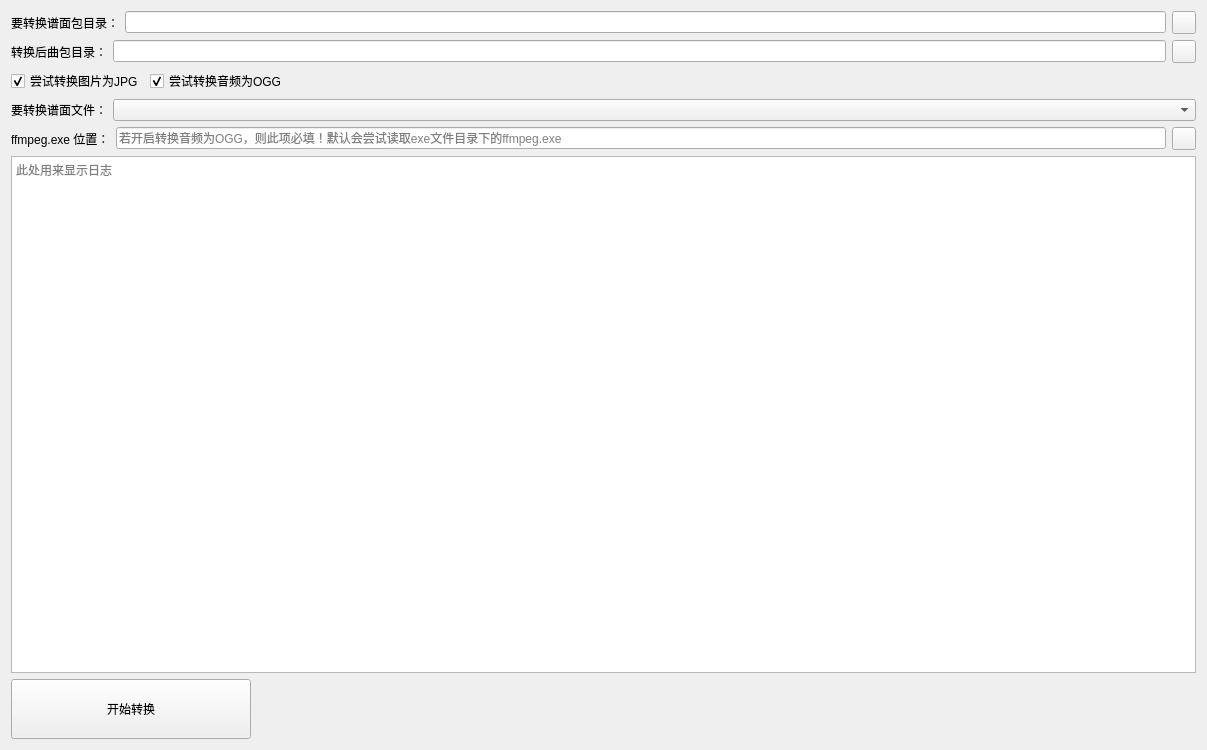
<?xml version="1.0" encoding="UTF-8"?>
<ui version="4.0">
 <class>Form</class>
 <widget class="QWidget" name="Form">
  <property name="geometry">
   <rect>
    <x>0</x>
    <y>0</y>
    <width>1207</width>
    <height>750</height>
   </rect>
  </property>
  <property name="windowTitle">
   <string>Form</string>
  </property>
  <layout class="QVBoxLayout" name="verticalLayout">
   <item>
    <layout class="QHBoxLayout" name="horizontalLayout">
     <property name="sizeConstraint">
      <enum>QLayout::SizeConstraint::SetMaximumSize</enum>
     </property>
     <item>
      <widget class="BodyLabel" name="label">
       <property name="text">
        <string>要转换谱面包目录：</string>
       </property>
      </widget>
     </item>
     <item>
      <widget class="LineEdit" name="lineEdit">
       <property name="dragEnabled">
        <bool>true</bool>
       </property>
       <property name="readOnly">
        <bool>true</bool>
       </property>
      </widget>
     </item>
     <item>
      <widget class="ToolButton" name="toolButton">
       <property name="text">
        <string/>
       </property>
      </widget>
     </item>
    </layout>
   </item>
   <item>
    <layout class="QHBoxLayout" name="horizontalLayout_3">
     <property name="sizeConstraint">
      <enum>QLayout::SizeConstraint::SetMaximumSize</enum>
     </property>
     <item>
      <widget class="BodyLabel" name="label_2">
       <property name="text">
        <string>转换后曲包目录：</string>
       </property>
      </widget>
     </item>
     <item>
      <widget class="LineEdit" name="lineEdit_2">
       <property name="dragEnabled">
        <bool>true</bool>
       </property>
       <property name="readOnly">
        <bool>true</bool>
       </property>
      </widget>
     </item>
     <item>
      <widget class="ToolButton" name="toolButton_2">
       <property name="text">
        <string/>
       </property>
      </widget>
     </item>
    </layout>
   </item>
   <item>
    <layout class="QHBoxLayout" name="horizontalLayout_2">
     <item>
      <widget class="CheckBox" name="checkBox">
       <property name="sizePolicy">
        <sizepolicy hsizetype="Fixed" vsizetype="Fixed">
         <horstretch>0</horstretch>
         <verstretch>0</verstretch>
        </sizepolicy>
       </property>
       <property name="text">
        <string>尝试转换图片为JPG</string>
       </property>
       <property name="checked">
        <bool>true</bool>
       </property>
      </widget>
     </item>
     <item>
      <widget class="CheckBox" name="checkBox_2">
       <property name="sizePolicy">
        <sizepolicy hsizetype="Fixed" vsizetype="Fixed">
         <horstretch>0</horstretch>
         <verstretch>0</verstretch>
        </sizepolicy>
       </property>
       <property name="text">
        <string>尝试转换音频为OGG</string>
       </property>
       <property name="checked">
        <bool>true</bool>
       </property>
      </widget>
     </item>
     <item>
      <spacer name="horizontalSpacer_2">
       <property name="orientation">
        <enum>Qt::Orientation::Horizontal</enum>
       </property>
       <property name="sizeHint" stdset="0">
        <size>
         <width>40</width>
         <height>20</height>
        </size>
       </property>
      </spacer>
     </item>
    </layout>
   </item>
   <item>
    <layout class="QHBoxLayout" name="horizontalLayout_6">
     <item>
      <widget class="BodyLabel" name="label_3">
       <property name="sizePolicy">
        <sizepolicy hsizetype="Fixed" vsizetype="Fixed">
         <horstretch>0</horstretch>
         <verstretch>0</verstretch>
        </sizepolicy>
       </property>
       <property name="text">
        <string>要转换谱面文件：</string>
       </property>
      </widget>
     </item>
     <item>
      <widget class="ComboBox" name="comboBox"/>
     </item>
    </layout>
   </item>
   <item>
    <layout class="QHBoxLayout" name="horizontalLayout_5">
     <item>
      <widget class="BodyLabel" name="label_4">
       <property name="text">
        <string>ffmpeg.exe 位置：</string>
       </property>
      </widget>
     </item>
     <item>
      <widget class="LineEdit" name="lineEdit_3">
       <property name="dragEnabled">
        <bool>true</bool>
       </property>
       <property name="readOnly">
        <bool>true</bool>
       </property>
       <property name="placeholderText">
        <string>若开启转换音频为OGG，则此项必填！默认会尝试读取exe文件目录下的ffmpeg.exe</string>
       </property>
      </widget>
     </item>
     <item>
      <widget class="ToolButton" name="toolButton_3">
       <property name="text">
        <string/>
       </property>
      </widget>
     </item>
    </layout>
   </item>
   <item>
    <widget class="PlainTextEdit" name="plainTextEdit">
     <property name="readOnly">
      <bool>true</bool>
     </property>
     <property name="maximumBlockCount">
      <number>0</number>
     </property>
     <property name="placeholderText">
      <string>此处用来显示日志</string>
     </property>
    </widget>
   </item>
   <item>
    <layout class="QHBoxLayout" name="horizontalLayout_4">
     <item>
      <widget class="PrimaryPushButton" name="pushButton">
       <property name="sizePolicy">
        <sizepolicy hsizetype="Fixed" vsizetype="Fixed">
         <horstretch>0</horstretch>
         <verstretch>0</verstretch>
        </sizepolicy>
       </property>
       <property name="minimumSize">
        <size>
         <width>240</width>
         <height>60</height>
        </size>
       </property>
       <property name="maximumSize">
        <size>
         <width>240</width>
         <height>60</height>
        </size>
       </property>
       <property name="text">
        <string>开始转换</string>
       </property>
      </widget>
     </item>
     <item>
      <spacer name="horizontalSpacer">
       <property name="orientation">
        <enum>Qt::Orientation::Horizontal</enum>
       </property>
       <property name="sizeType">
        <enum>QSizePolicy::Policy::MinimumExpanding</enum>
       </property>
       <property name="sizeHint" stdset="0">
        <size>
         <width>40</width>
         <height>20</height>
        </size>
       </property>
      </spacer>
     </item>
    </layout>
   </item>
  </layout>
 </widget>
 <customwidgets>
  <customwidget>
   <class>BodyLabel</class>
   <extends>QLabel</extends>
   <header>qfluentwidgets</header>
  </customwidget>
  <customwidget>
   <class>LineEdit</class>
   <extends>QLineEdit</extends>
   <header>qfluentwidgets</header>
  </customwidget>
  <customwidget>
   <class>ToolButton</class>
   <extends>QToolButton</extends>
   <header>qfluentwidgets</header>
  </customwidget>
  <customwidget>
   <class>PrimaryPushButton</class>
   <extends>QPushButton</extends>
   <header>qfluentwidgets</header>
  </customwidget>
  <customwidget>
   <class>CheckBox</class>
   <extends>QCheckBox</extends>
   <header>qfluentwidgets</header>
  </customwidget>
  <customwidget>
   <class>PlainTextEdit</class>
   <extends>QPlainTextEdit</extends>
   <header>qfluentwidgets</header>
  </customwidget>
  <customwidget>
   <class>ComboBox</class>
   <extends>QComboBox</extends>
   <header>qfluentwidgets</header>
  </customwidget>
 </customwidgets>
 <resources>
  <include location="resource.qrc"/>
 </resources>
 <connections/>
</ui>
